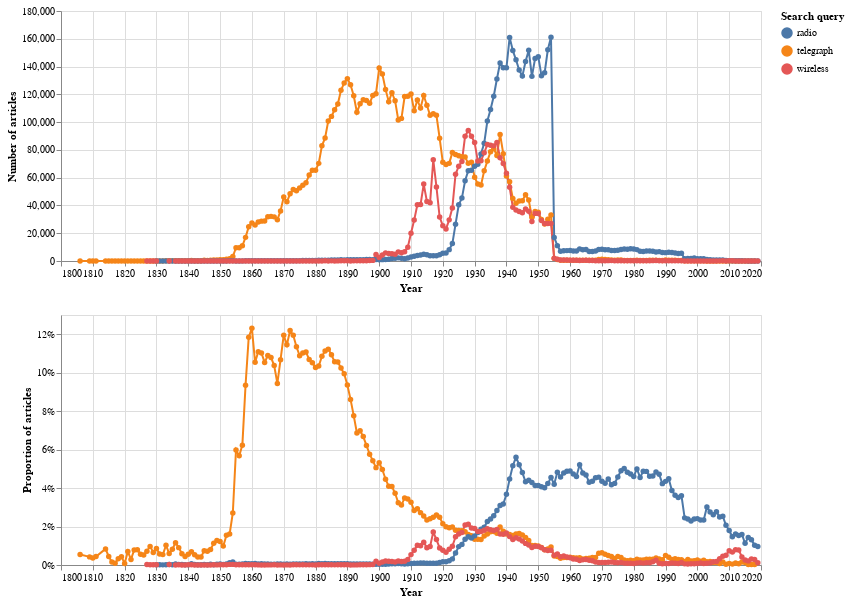

The cell this chart's notebook holds for it:
### Markdown cell above
Let's use the new functions to create charts for our queries.

### Code cell
# Chart total results
chart3 = make_chart_totals(df_queries_merged, "query", "Search query")

# Chart proportions
chart4 = make_chart_proportions(df_queries_merged, "query", "Search query")

# Shorthand way of concatenating the two charts (note there's only one legend)
chart3 & chart4

### Figure 1 — Vega-Lite specification as saved in the notebook (floating-point values rounded to 4 significant figures; data arrays with more than 128 entries replaced by an {"elided": "..."} marker saying what was removed)
{"config": {"view": {"continuousWidth": 300, "continuousHeight": 300}}, "vconcat": [{"mark": {"type": "line", "point": true}, "encoding": {"color": {"field": "query", "legend": {"title": "Search query"}, "type": "nominal"}, "tooltip": [{"field": "query", "title": "Search query", "type": "nominal"}, {"field": "year", "title": "Year", "type": "quantitative"}, {"field": "total_results", "format": ",", "title": "Articles", "type": "quantitative"}], "x": {"axis": {"format": "c", "title": "Year"}, "field": "year", "type": "quantitative"}, "y": {"axis": {"format": ",d", "title": "Number of articles"}, "field": "total_results", "type": "quantitative"}}, "height": 250, "width": 700}, {"mark": {"type": "line", "point": true}, "encoding": {"color": {"field": "query", "legend": {"title": "Search query"}, "type": "nominal"}, "tooltip": [{"field": "query", "title": "Search query", "type": "nominal"}, {"field": "year", "title": "Year", "type": "quantitative"}, {"field": "proportion", "format": "%", "title": "Proportion", "type": "quantitative"}], "x": {"axis": {"format": "c", "title": "Year"}, "field": "year", "type": "quantitative"}, "y": {"axis": {"format": "%", "title": "Proportion of articles"}, "field": "proportion", "stack": null, "type": "quantitative"}}, "height": 250, "width": 700}], "data": {"name": "data-dfee5c2ee1daeb36e6fc82f607ce82de"}, "$schema": "https://vega.github.io/schema/vega-lite/v5.20.1.json", "datasets": {"data-dfee5c2ee1daeb36e6fc82f607ce82de": {"elided": "588 records"}}}
